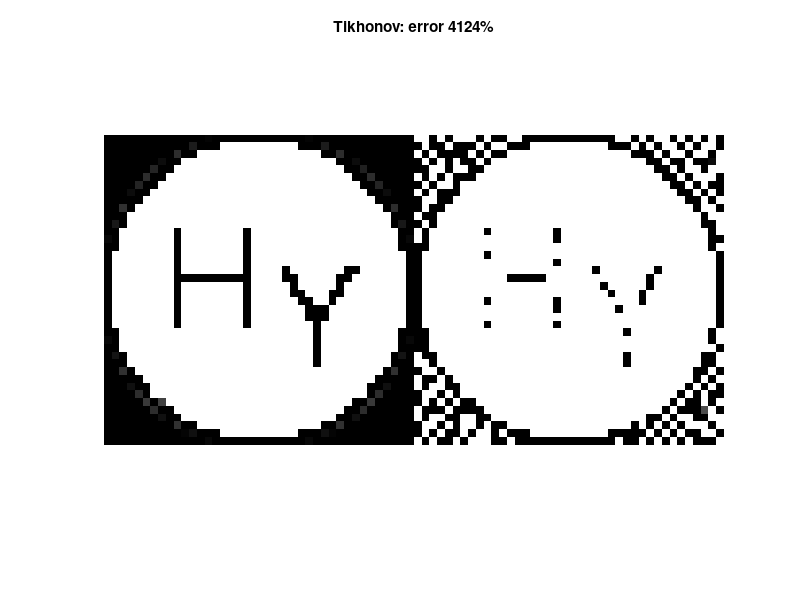
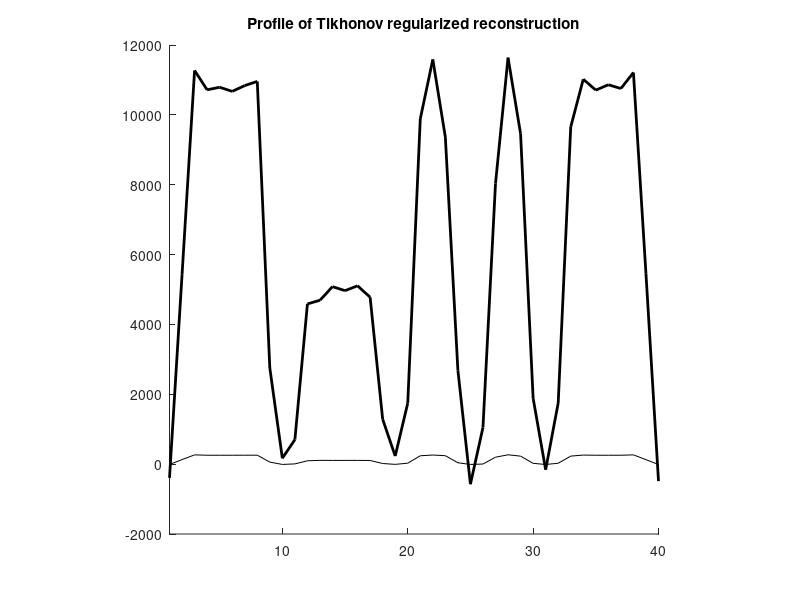

The MATLAB source for these figures, in order:
% Plot the results of routine XRsparseC_Tikhonov_comp.m
%
% Jennifer Mueller and Samuli Siltanen, October 2012

% Plot parameters
fsize     = 12;
thinline  = .5;
thickline = 2;

% Load reconstruction
load XRsparseTikhonov recn alpha target

% Compute relative error
err_squ = norm(target(:)-recn(:))/norm(target(:));

% Plot reconstruction image
figure(1)
clf
imagesc([target,recn],[0,1])
colormap gray
axis equal
axis off
title(['Tikhonov: error ', num2str(round(err_squ*100)), '%'])

% Plot profile of reconstruction
figure(2)
clf
plot(target(end/2,:),'k','linewidth',thinline)
hold on
plot(recn(end/2,:),'k','linewidth',thickline)
xlim([1 size(recn,1)])
axis square
box off
title('Profile of Tikhonov regularized reconstruction')






